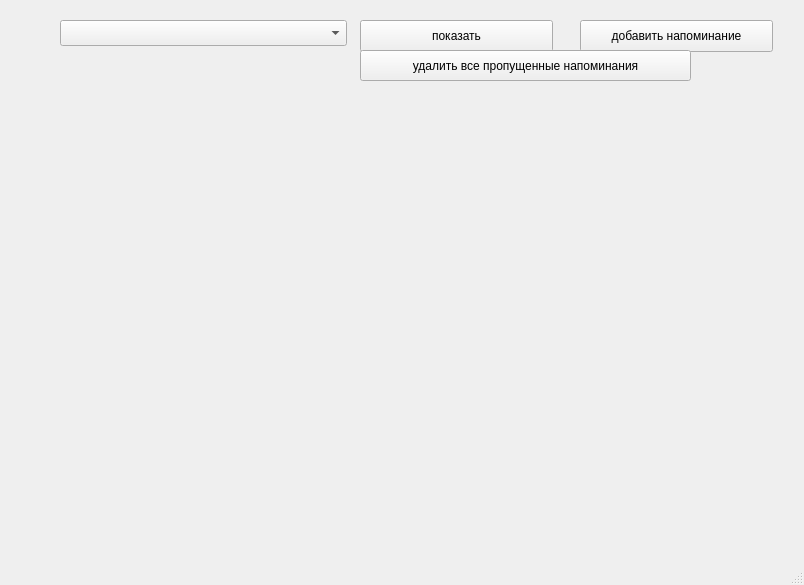
<?xml version="1.0" encoding="UTF-8"?>
<ui version="4.0">
    <class>MainWindow</class>
    <widget class="QMainWindow" name="MainWindow">
        <property name="geometry">
            <rect>
                <x>0</x>
                <y>0</y>
                <width>804</width>
                <height>585</height>
            </rect>
        </property>
        <property name="windowTitle">
            <string>MainWindow</string>
        </property>
        <widget class="QWidget" name="centralwidget">
            <widget class="QPushButton" name="addButton">
                <property name="geometry">
                    <rect>
                        <x>580</x>
                        <y>20</y>
                        <width>193</width>
                        <height>32</height>
                    </rect>
                </property>
                <property name="text">
                    <string>добавить напоминание</string>
                </property>
            </widget>
            <widget class="QPushButton" name="pushButton">
                <property name="geometry">
                    <rect>
                        <x>360</x>
                        <y>20</y>
                        <width>193</width>
                        <height>32</height>
                    </rect>
                </property>
                <property name="text">
                    <string>показать</string>
                </property>
            </widget>
            <widget class="QComboBox" name="comboBox">
                <property name="geometry">
                    <rect>
                        <x>60</x>
                        <y>20</y>
                        <width>287</width>
                        <height>26</height>
                    </rect>
                </property>
            </widget>
            <widget class="QWidget" name="verticalLayoutWidget">
                <property name="geometry">
                    <rect>
                        <x>110</x>
                        <y>80</y>
                        <width>591</width>
                        <height>451</height>
                    </rect>
                </property>
                <layout class="QVBoxLayout" name="notifications_layout"/>
            </widget>
            <widget class="QPushButton" name="delete_missed_btn">
                <property name="geometry">
                    <rect>
                        <x>360</x>
                        <y>50</y>
                        <width>331</width>
                        <height>31</height>
                    </rect>
                </property>
                <property name="text">
                    <string>удалить все пропущенные напоминания</string>
                </property>
            </widget>
        </widget>
        <widget class="QMenuBar" name="menubar">
            <property name="geometry">
                <rect>
                    <x>0</x>
                    <y>0</y>
                    <width>804</width>
                    <height>22</height>
                </rect>
            </property>
        </widget>
        <widget class="QStatusBar" name="statusbar"/>
    </widget>
    <resources/>
    <connections/>
</ui>
